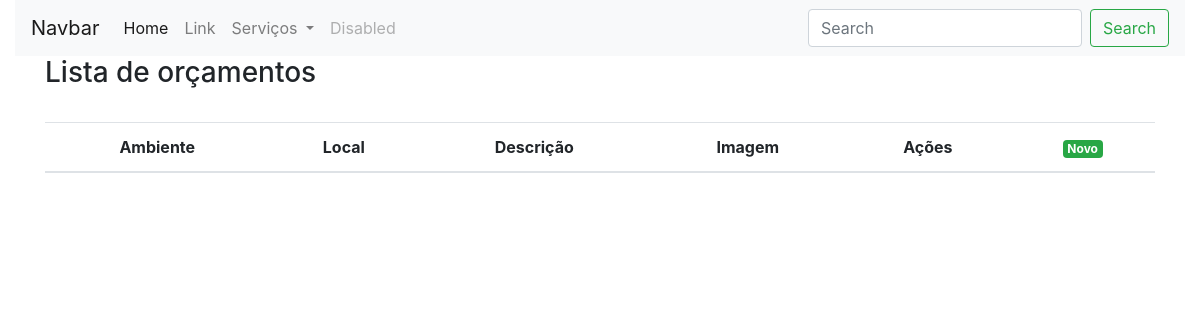
Before: /cftv/orcamento_cftv with the older database file.
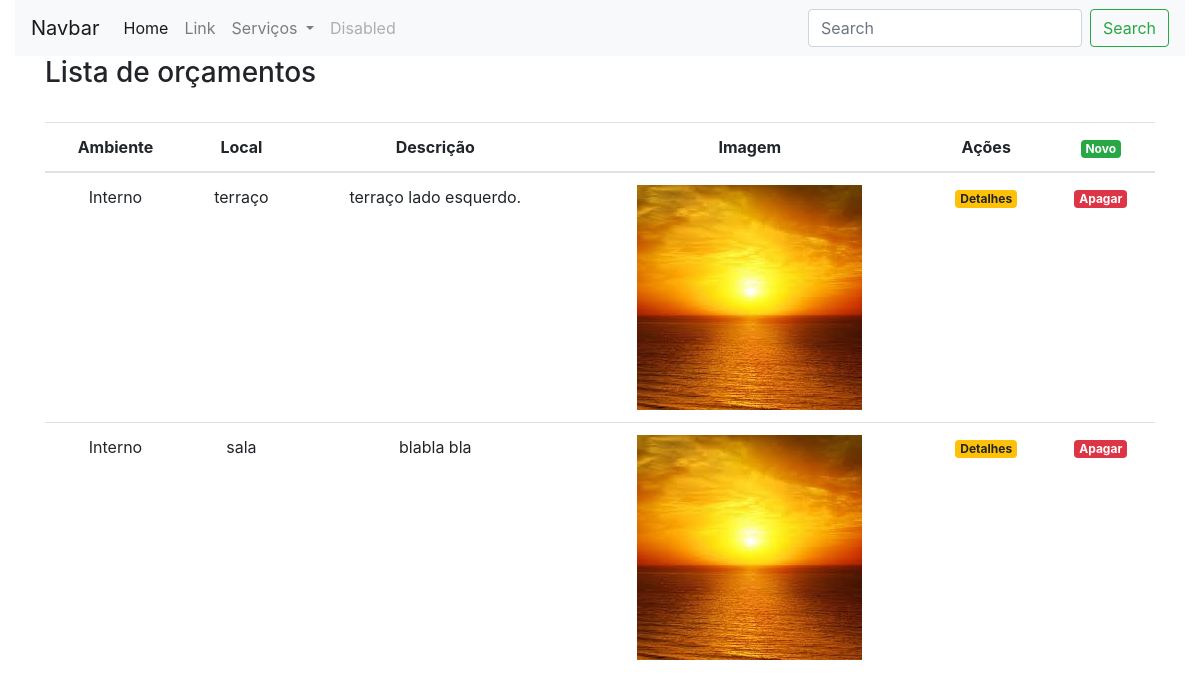
After: the same page with the newer database file.
### cftv/models.py (models this page shows, shortened)
class CftvOrcamento(models.Model):
    AMBIENTE_CHOICES = (
        ('Interno', 'Interno'),
        ('Semi-aberto', 'Semi-aberto'),
        ('Externo', 'Externo'),
        ('Abertura', 'Abertura')
    )
    cliente = models.ForeignKey(Cliente, on_delete=models.PROTECT, verbose_name='CLiente')
    ambiente = models.CharField('Ambiente', max_length=15, choices=AMBIENTE_CHOICES)
    imagem = models.ImageField('Imagem do local', upload_to='media')
    local = models.CharField('Local', max_length=80)
    descricao = models.TextField('Descrição do local', max_length=200)
    class Meta:
        verbose_name = 'Orçamento CFTV'
        verbose_name_plural = 'Orçamentos CFTV'

### cftv/views.py (the view)
# urls.py: path('/orcamento_cftv', list_orcamento, name='orcamento_cftv'),
def list_orcamento(request):
    orcamento = CftvOrcamento.objects.all().order_by('-id')
    context = {'orcamentos': orcamento}
    return render(request, 'cftv/orcamento_list.html', context)

### cftv/templates/cftv/orcamento_list.html (shortened to what this page needs)
{% extends 'cliente/base.html' %}
{% load bootstrap4 %}
{% load static %}
{% block content %}
<h3>Lista de orçamentos</h3><br/>
    <table class="table text-center">
        <thead class="">
            <th scope="col">Ambiente</th>
            <th scope="col">Local</th>
            <th scope="col">Descrição</th>
            <th scope="col">Imagem</th>
            <th>Ações</th>
            <th><a href="{% url 'new_orc_cftv' %}"><span class="badge badge-success text-center">Novo</span></a></th>
        </thead>
        <tbody>
            {% for orcamento in orcamentos %}
              <tr>
                <td>{{ orcamento.ambiente }}</td>
                <td>{{ orcamento.local }}</td>
                <td>{{ orcamento.descricao }}</td>
                <td><img class="img-fluid" src="{{ orcamento.imagem.url }}" alt=" " height="100"></td>
                <td><a href="{% url 'detail_orcamento' orcamento.id %}"><span class="badge badge-warning">Detalhes</span></a></td>
                <td><a href="{% url 'delete_orc_cftv' orcamento.id %}"><span class="badge badge-danger">Apagar</span></a></td>
             </tr>
            {% endfor %}
        </tbody>
    </table>
{% endblock %}

Changed rows visible on the page:
added CftvOrcamento: ambiente "Interno", local "terraço", descricao "terraço lado esquerdo.", imagem (picture)
added CftvOrcamento: ambiente "Interno", local "sala", descricao "blabla bla", imagem (picture)
